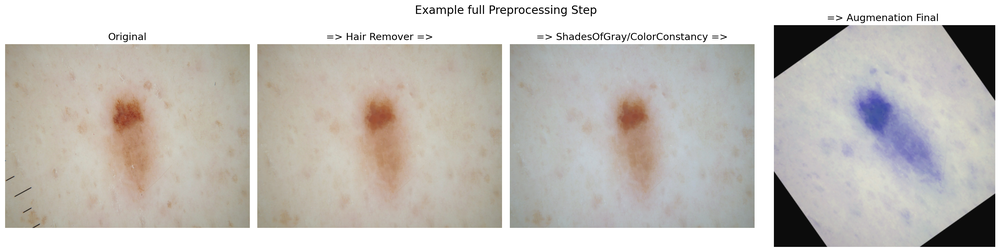
#> input picture data/complete_pipeline.png, 1000 x 252 px, shrunk from 2950 x 742 before the run
$ python -i hair_remover.py   (imports and definitions only)
#> lines starting #> are read from the running program, lines starting #| are printed output that depends on the picture; after the words box and inside, x2 and y2 are one past the last pixel; in counts of white or black regions, pixels touching at a corner belong together
### preprocessing/hair_strategy_removal.py
import numpy as np
import cv2
from abc import ABC, abstractmethod


class HairRemovalStrategy(ABC):
    """Abstract base class for hair removal strategies.

    All hair removal strategies must implement the remove() method
    which takes an image and returns a processed image with hair removed.
    """

    # [11 lines left out: function remove, not called in this run]


class DullRazorStrategy(HairRemovalStrategy):
    """Standard hair removal strategy using morphological operations.

    This strategy implements the DullRazor algorithm which uses:
    - Grayscale conversion
    - Morphological blackhat operation to detect dark hair
    - Binary thresholding to create a mask
    - Mask dilation for better coverage
    - Inpainting to fill the masked regions

    Best for: Images with moderate hair presence and standard lighting.

    Args:
        kernel_size: Size of morphological kernel (default: 17)
        threshold: Threshold value for binary masking (default: 10)
        inpaint_radius: Radius for inpainting operation (default: 5)

    Example:
        >>> strategy = DullRazorStrategy(kernel_size=15, threshold=12)
        >>> clean_image = strategy.remove(image_with_hair)
    """

    # [49 lines left out: functions __init__, remove, _ensure_rgb, not called in this run]


class AggressiveHairRemovalStrategy(HairRemovalStrategy):
    """Advanced multi-scale hair removal strategy.

    This strategy uses a comprehensive approach combining:
    - Multi-scale morphological operations with multiple kernel sizes
    - Both blackhat (dark hair) and tophat (light hair) detection
    - Horizontal and vertical line detection for thin hairs
    - Mask combination and cleanup operations
    - Enhanced inpainting

    Best for: Images with heavy hair presence, varying hair thickness,
             or challenging lighting conditions.

    Args:
        kernel_sizes: Tuple of kernel sizes for multi-scale detection
                     (default: (9, 17, 25, 35))

    Example:
        >>> strategy = AggressiveHairRemovalStrategy(kernel_sizes=(7, 15, 23))
        >>> clean_image = strategy.remove(heavily_haired_image)
    """

    def __init__(self, kernel_sizes=(9, 17, 25, 35)):
        self.kernel_sizes = kernel_sizes

    # [113 lines left out: functions remove, _detect_hair_multiscale, _detect_thin_hair_lines, _combine_masks, _cleanup_mask, _ensure_rgb, not called in this run]

### preprocessing/hair_remover.py
import numpy as np
import cv2

from .hair_strategy_removal import AggressiveHairRemovalStrategy, DullRazorStrategy


class HairRemover:
    """Facade class for hair removal strategies.

    This class provides a unified interface for different hair removal
    algorithms using the Strategy pattern. It can be configured to use
    either a standard DullRazor approach or a more aggressive multi-scale
    detection method.

    Args:
        kernel_size: Size of morphological kernel for DullRazor (default: 17)
        threshold: Threshold value for binary masking in DullRazor (default: 10)
        inpaint_radius: Radius for inpainting operation (default: 5)
        aggressive: If True, uses AggressiveHairRemovalStrategy,
                   otherwise uses DullRazorStrategy (default: True)

    Example:
        >>> remover = HairRemover(aggressive=False, kernel_size=15)
        >>> clean_image = remover(image_with_hair)
    """

    def __init__(
        self,
        kernel_size: int = 17,
        threshold: int = 10,
        inpaint_radius: int = 5,
        aggressive: bool = True
    ):
        if aggressive:
            self.strategy = AggressiveHairRemovalStrategy()
        else:
            self.strategy = DullRazorStrategy(
                kernel_size=kernel_size,
                threshold=threshold,
                inpaint_radius=inpaint_radius
            )

    def __call__(self, image: np.ndarray) -> np.ndarray:
        """Remove hair from the input image.

        Args:
            image: Input image as numpy array (grayscale or RGB)

        Returns:
            Image with hair removed
        """
        return self.strategy.remove(image)

    def get_mask(self, image: np.ndarray) -> np.ndarray:
        """Generate a binary mask of detected hair regions.

        This method is useful for visualizing detected hair regions or for
        use in hyperparameter optimization (e.g., Bayesian searches) to
        evaluate different detection strategies.

        Args:
            image: Input image as numpy array (grayscale or RGB)

        Returns:
            Binary mask where hair regions are marked as 255 (white)
        """
        if len(image.shape) == 3:
            gray = cv2.cvtColor(image, cv2.COLOR_RGB2GRAY)
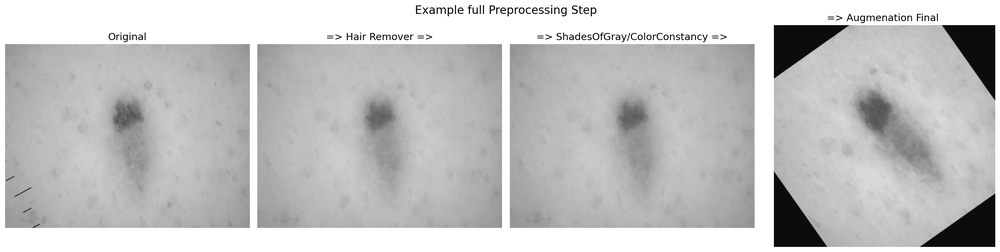
#> gray: shape (252, 1000); min 0, max 255, mean 194.7
        else:
            gray = image

        kernel = cv2.getStructuringElement(cv2.MORPH_CROSS, (17, 17))
        blackhat = cv2.morphologyEx(gray, cv2.MORPH_BLACKHAT, kernel)
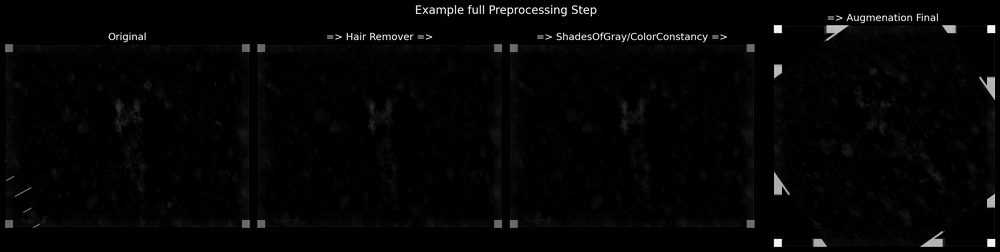
#> blackhat: shape (252, 1000); min 0, max 255, mean 4.5
        _, mask = cv2.threshold(blackhat, 10, 255, cv2.THRESH_BINARY)
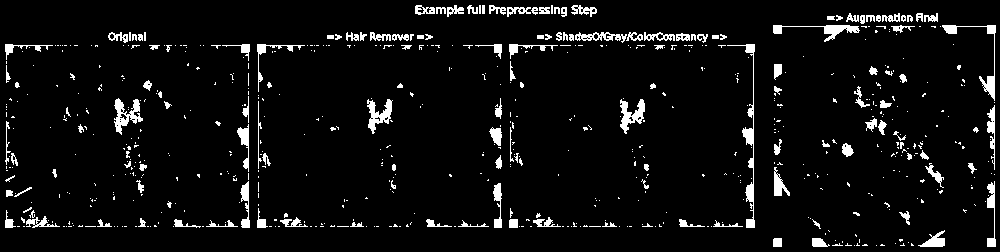
#> mask: shape (252, 1000); 5.7% white; 661 white regions (517 under 20 px), largest, box (x1, y1, x2, y2) and area: (727, 44, 755, 228) 715, (942, 25, 996, 101) 473, (114, 98, 143, 135) 456

        return mask

>>> import cv2
>>> picture = cv2.cvtColor(cv2.imread('../data/complete_pipeline.png'), cv2.COLOR_BGR2RGB)
>>> result = HairRemover().get_mask(picture)
